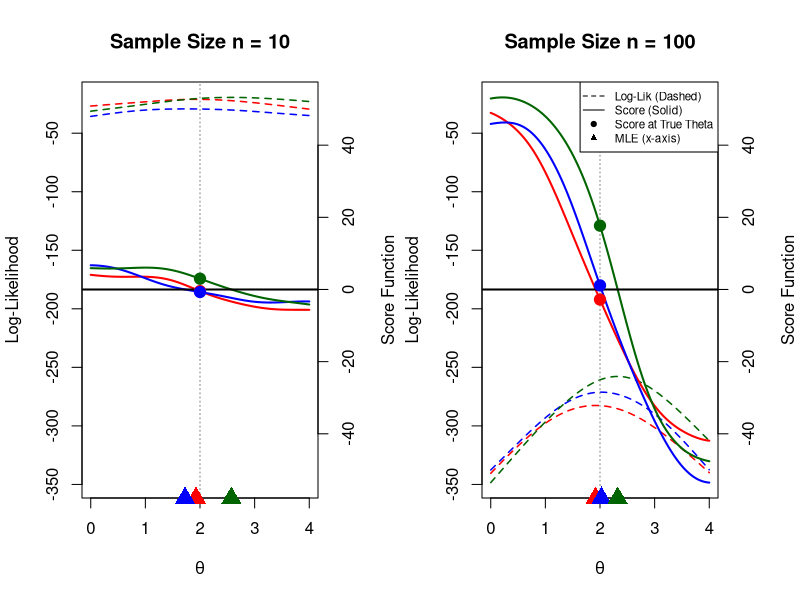
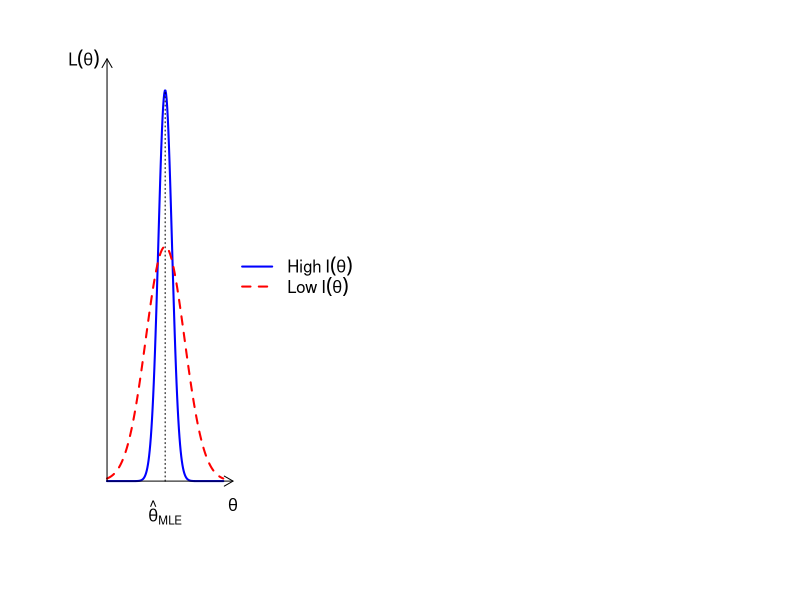
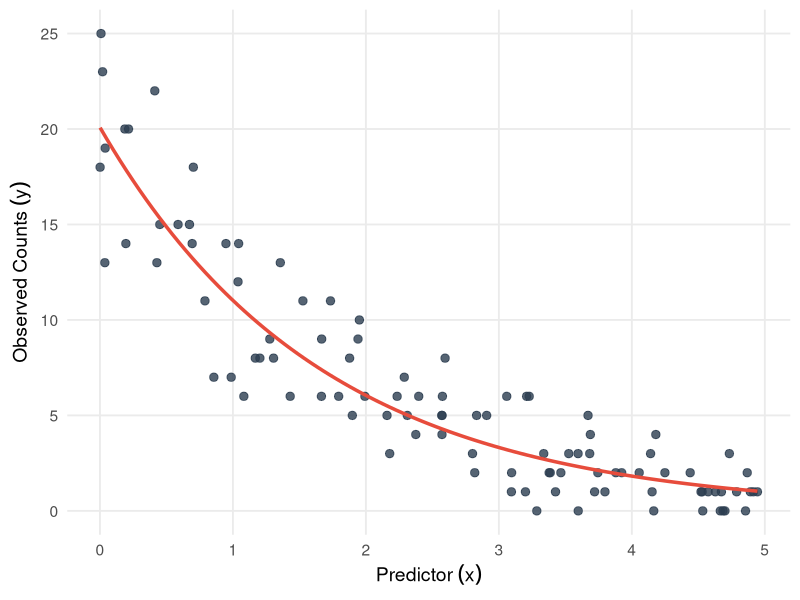

Reproduce these figures in R, in order.
## ---- chunk 1
#| fig-width: 10
#| fig-height: 6
#| fig-cap: Visualization of the Log-Likelihood, Score Function, MLE of Cauchy Models.
# Parameters
set.seed(1)
theta_true <- 2  # True location parameter
n_sizes <- c(10, 100)
# Grid centered around theta_true
theta_grid <- seq(theta_true-2, theta_true+2, length.out = 300) 

# Define functions for Cauchy (scale=1)
# Log Likelihood: sum( log( 1 / (pi * (1 + (x-theta)^2)) ) )
log_lik_fn <- function(theta, data) {
  sum(dt(data - theta, df = 1, log = TRUE))
}

# Score Function: Gradient of log-likelihood
# d/d_theta [ -log(1 + (x-theta)^2) ] = 2(x-theta) / (1 + (x-theta)^2)
score_fn <- function(theta, data) {
  sum( (2 * (data - theta)) / (1 + (data - theta)^2) )
}

# 1. Generate All Data First
data_list <- list()
for(n in n_sizes) {
  # Generate 3 datasets per sample size (rcauchy)
  data_list[[paste0("n", n)]] <- replicate(3, rcauchy(n, location = theta_true), simplify = FALSE)
}

# 2. Calculate Global Ranges for Consistent Axes
all_lik_vals <- c()
all_score_vals <- c()

for(n_key in names(data_list)) {
  for(d in data_list[[n_key]]) {
    all_lik_vals <- c(all_lik_vals, sapply(theta_grid, log_lik_fn, data=d))
    all_score_vals <- c(all_score_vals, sapply(theta_grid, score_fn, data=d))
  }
}

global_ylim_lik <- range(all_lik_vals)
global_ylim_score <- range(all_score_vals)

# Setup plot layout
par(mfrow = c(1, 2), mar = c(5, 4, 4, 4) + 0.1) 

# Colors for the 3 datasets
cols <- c("red", "blue", "darkgreen")

# 3. Plot Loop
for (n in n_sizes) {
  datasets <- data_list[[paste0("n", n)]]
  
  # --- Plot A: Log-Likelihood (Left Axis) ---
  # NOW DASHED (lty = 2)
  plot(theta_grid, sapply(theta_grid, log_lik_fn, data=datasets[[1]]), 
       type = "l", col = cols[1], lwd = 1.5, lty = 2,
       ylim = global_ylim_lik,  # Global Range
       ylab = "Log-Likelihood", xlab = expression(theta),
       main = paste0("Sample Size n = ", n))
  
  for(i in 2:3){
    lines(theta_grid, sapply(theta_grid, log_lik_fn, data=datasets[[i]]), 
          col = cols[i], lwd = 1.5, lty = 2)
  }
  
  # Mark True Theta Line
  abline(v = theta_true, col = "gray50", lwd = 1, lty=3)

  # --- Plot B: Score Function (Right Axis) ---
  par(new = TRUE)
  
  # NOW SOLID (lty = 1)
  plot(theta_grid, sapply(theta_grid, score_fn, data=datasets[[1]]), 
       type = "l", col = cols[1], lwd = 2, lty = 1, 
       axes = FALSE, xlab = "", ylab = "", 
       ylim = global_ylim_score) # Global Range
  
  for(i in 2:3){
    lines(theta_grid, sapply(theta_grid, score_fn, data=datasets[[i]]), 
          col = cols[i], lwd = 2, lty = 1)
  }
  
  # Right Axis
  axis(4)
  mtext("Score Function", side = 4, line = 3)
  
  # Enhanced U=0 Line
  abline(h = 0, col = "black", lwd = 2) 

  # Marks
  for(i in 1:3){
    # 1. Mark Score at True Theta (Bartlett check)
    sc_val <- score_fn(theta_true, datasets[[i]])
    points(theta_true, sc_val, pch = 19, col = cols[i], cex = 1.5)
    
    # 2. Mark MLE on x-axis (Root finding)
    # Numerical optimization needed for Cauchy MLE
    mle_res <- optimize(f = function(th) log_lik_fn(th, datasets[[i]]), 
                        interval = c(-10, 10), maximum = TRUE)
    mle <- mle_res$maximum
    
    # Place marker at bottom of plot
    points(mle, par("usr")[3], pch = 17, col = cols[i], cex = 2, xpd = TRUE)
  }
  
  # Legend (Only on first plot)
  if (n == n_sizes[2]) { 
     legend("topright", 
            legend = c("Log-Lik (Dashed)", "Score (Solid)", "Score at True Theta", "MLE (x-axis)"),
            lty = c(2, 1, NA, NA), 
            pch = c(NA, NA, 19, 17),
            col = "black", bg="white", cex=0.7)
  }
}
## ---- chunk 2
#| label: fig-fisher-info
#| fig-cap: "Fisher Information: Curvature vs. Variance"
#| echo: false
#| fig-align: center
#| fig-width: 7
#| fig-height: 5
#| dpi: 300

# Increase right margin for the legend
par(mar = c(5, 5, 2, 8) + 0.1, xpd = TRUE)

# 1. Data
x <- seq(-3, 3, length.out = 200)
high_y <- 2.5 * exp(-4 * x^2)
low_y  <- 1.5 * exp(-0.5 * x^2)

# 2. Base Plot (No axes, no box)
plot(x, high_y, type = "l", col = "blue", lwd = 2,
     xlab = "", ylab = "", # We will place labels manually for better control
     axes = FALSE, ylim = c(0, 2.7), xlim = c(-3, 3.5))

lines(x, low_y, col = "red", lwd = 2, lty = 2)

# 3. Draw Axis Lines with Arrows
# x-axis
arrows(x0 = -3, y0 = 0, x1 = 3.5, y1 = 0, length = 0.1, lwd = 1)
# y-axis
arrows(x0 = -3, y0 = 0, x1 = -3, y1 = 2.7, length = 0.1, lwd = 1)

# 4. Vertical line for MLE
segments(0, 0, 0, 2.5, lty = 3)

# 5. Labels and Legend
text(3.5, -0.15, expression(theta))
text(-3.4, 2.7, expression(L(theta)), adj = 1)
text(0, -0.2, expression(hat(theta)[MLE]))

legend(x = 3.2, y = 1.5,
       legend = c(expression(High ~ I(theta)), 
                 expression(Low ~ I(theta))),
       col = c("blue", "red"),
       lty = c(1, 2),
       lwd = 2,
       bty = "n")
## ---- chunk 3
#| label: fig-poisson-dgp
#| fig-cap: "Simulated Poisson regression data ($n=100$) with a true negative slope parameter ($\\beta_1 = -0.6$). The red curve represents the true underlying expected mean function, $\\lambda(x) = \\exp(\\beta_0 + \\beta_1 x)$."
#| warning: false
#| message: false

library(ggplot2)

# 1. Set seed for reproducibility
set.seed(42)

# 2. Generate 100 observations for the predictor x
n <- 100
x <- runif(n, min = 0, max = 5)

# 3. Define true parameters (negative slope)
beta_0 <- 3.0
beta_1 <- -0.6

# 4. Calculate the true mean (lambda) using the log-link
lambda <- exp(beta_0 + beta_1 * x)

# 5. Generate the observed counts (y) from the Poisson distribution
y <- rpois(n, lambda)

# 6. Combine into a data frame
sim_data <- data.frame(x = x, y = y)

# 7. Plot the raw data and overlay the true generative mean curve
ggplot(sim_data, aes(x = x, y = y)) +
  geom_point(alpha = 0.8, size = 2.5, color = "#2c3e50") +
  # stat_function draws the true theoretical curve, rather than fitting to the data
  stat_function(fun = function(val) exp(beta_0 + beta_1 * val), 
                color = "#e74c3c", 
                linewidth = 1.2) +
  labs(x = expression(Predictor~(x)),
       y = expression(Observed~Counts~(y))) +
  theme_minimal(base_size = 14) +
  theme(panel.grid.minor = element_blank())
